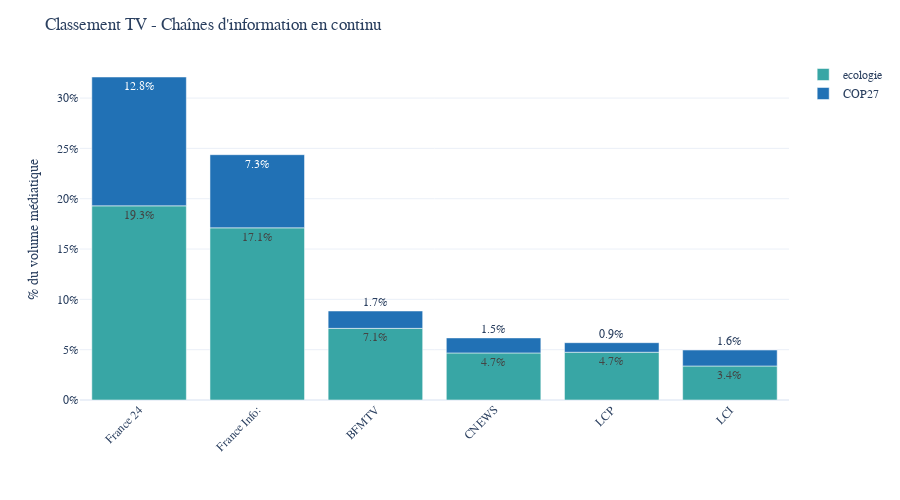
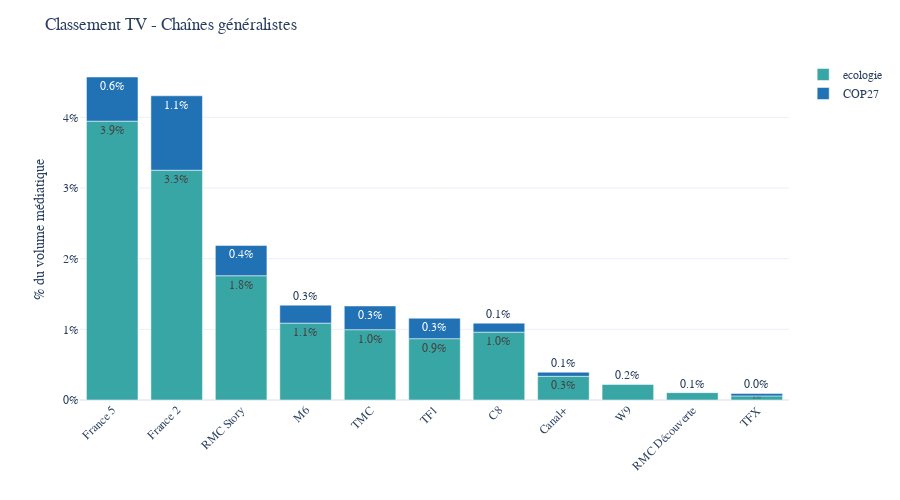

The code cell stored with these charts, in order, in its notebook:
### Code cell
DISCRETE_MAP = {
    "COP27":WARMING_STRIPES_SEQUENCE[2],
    "écologie":WARMING_STRIPES_SEQUENCE[0],
}

# Multiplier for one channel = n_mentions * 2 min / (60 minutes * 18h * n_days)
multiplier = 2 / (1 * 60 * 18 * n_days)

fig = show_mentions_by_channel(data_total,list_of_channels=top_channels_tv_info,n = 25,split="keyword",
                               method = multiplier,height = 500,text_auto = ".1%",
                               color_discrete_map = DISCRETE_MAP,
                              )
fig.update_layout(yaxis_tickformat='0%',font_family="Poppins",yaxis_title="% du volume médiatique",
                  title = "Classement TV - Chaînes d'information en continu",legend_title = "")
# fig.update_traces(marker_color='#e6381b')
fig.show()


fig = show_mentions_by_channel(data_total,list_of_channels=top_channels_tv_gen,n = 25,split="keyword",
                               method = multiplier,height = 500,text_auto = ".1%",
                               color_discrete_map = DISCRETE_MAP,
                              )
fig.update_layout(yaxis_tickformat='0%',font_family="Poppins",yaxis_title="% du volume médiatique",
                  title = "Classement TV - Chaînes généralistes",legend_title = "")
# fig.update_traces(marker_color='#e6381b')
fig.show()


fig = show_mentions_by_channel(data_total,list_of_channels=top_channels_radio,n = 25,split = "keyword",
                               method = multiplier,height = 500,text_auto = ".1%",
                               color_discrete_map = DISCRETE_MAP
                              )
fig.update_layout(yaxis_tickformat='0%',font_family="Poppins",yaxis_title="% du volume médiatique",title = "Classement Radio",legend_title = "")
# fig.update_traces(marker_color='#f49182')
fig.show()

### Figure 1 — Plotly figure (JSON) as saved in the notebook; plotly's stock layout.template omitted (floating-point values rounded to 4 significant figures)
{"data": [{"alignmentgroup": "True", "hovertemplate": "keyword=ecologie<br>channel_name=%{x}<br>count=%{y}<extra></extra>", "legendgroup": "ecologie", "marker": {"color": "rgb(56, 166, 165)", "pattern": {"shape": ""}}, "name": "ecologie", "offsetgroup": "ecologie", "orientation": "v", "showlegend": true, "textposition": "auto", "texttemplate": "%{y:.1%}", "x": ["France 24", "France Info:", "BFMTV", "LCP", "CNEWS", "LCI"], "xaxis": "x", "y": [0.1929, 0.1711, 0.07118, 0.04745, 0.04676, 0.0338], "yaxis": "y", "type": "bar"}, {"alignmentgroup": "True", "hovertemplate": "keyword=COP27<br>channel_name=%{x}<br>count=%{y}<extra></extra>", "legendgroup": "COP27", "marker": {"color": "#2171b5", "pattern": {"shape": ""}}, "name": "COP27", "offsetgroup": "COP27", "orientation": "v", "showlegend": true, "textposition": "auto", "texttemplate": "%{y:.1%}", "x": ["France 24", "France Info:", "BFMTV", "LCI", "CNEWS", "LCP"], "xaxis": "x", "y": [0.128, 0.07269, 0.01725, 0.01586, 0.01493, 0.009491], "yaxis": "y", "type": "bar"}], "layout": {"xaxis": {"anchor": "y", "domain": [0, 1], "title": {}, "categoryorder": "array", "categoryarray": ["France 24", "France Info:", "BFMTV", "CNEWS", "LCP", "LCI"], "tickangle": -45}, "yaxis": {"anchor": "x", "domain": [0, 1], "title": {"text": "% du volume médiatique"}, "tickformat": "0%"}, "legend": {"title": {"text": ""}, "tracegroupgap": 0}, "margin": {"t": 60, "b": 100}, "barmode": "relative", "height": 500, "font": {"family": "Poppins"}, "title": {"text": "Classement TV - Chaînes d'information en continu"}}}

### Figure 2 — Plotly figure (JSON) as saved in the notebook; plotly's stock layout.template omitted (floating-point values rounded to 4 significant figures)
{"data": [{"alignmentgroup": "True", "hovertemplate": "keyword=ecologie<br>channel_name=%{x}<br>count=%{y}<extra></extra>", "legendgroup": "ecologie", "marker": {"color": "rgb(56, 166, 165)", "pattern": {"shape": ""}}, "name": "ecologie", "offsetgroup": "ecologie", "orientation": "v", "showlegend": true, "textposition": "auto", "texttemplate": "%{y:.1%}", "x": ["France 5", "France 2", "RMC Story", "M6", "TMC", "C8", "TF1", "Canal+", "W9", "RMC Découverte", "TFX"], "xaxis": "x", "y": [0.03947, 0.03252, 0.01759, 0.01088, 0.009954, 0.009606, 0.008681, 0.003356, 0.002199, 0.001042, 0.0005787], "yaxis": "y", "type": "bar"}, {"alignmentgroup": "True", "hovertemplate": "keyword=COP27<br>channel_name=%{x}<br>count=%{y}<extra></extra>", "legendgroup": "COP27", "marker": {"color": "#2171b5", "pattern": {"shape": ""}}, "name": "COP27", "offsetgroup": "COP27", "orientation": "v", "showlegend": true, "textposition": "auto", "texttemplate": "%{y:.1%}", "x": ["France 2", "France 5", "RMC Story", "TMC", "TF1", "M6", "C8", "Canal+", "TFX"], "xaxis": "x", "y": [0.01053, 0.00625, 0.004282, 0.003356, 0.002894, 0.002546, 0.001273, 0.0005787, 0.0003472], "yaxis": "y", "type": "bar"}], "layout": {"xaxis": {"anchor": "y", "domain": [0, 1], "title": {}, "categoryorder": "array", "categoryarray": ["France 5", "France 2", "RMC Story", "M6", "TMC", "TF1", "C8", "Canal+", "W9", "RMC Découverte", "TFX"], "tickangle": -45}, "yaxis": {"anchor": "x", "domain": [0, 1], "title": {"text": "% du volume médiatique"}, "tickformat": "0%"}, "legend": {"title": {"text": ""}, "tracegroupgap": 0}, "margin": {"t": 60, "b": 100}, "barmode": "relative", "height": 500, "font": {"family": "Poppins"}, "title": {"text": "Classement TV - Chaînes généralistes"}}}
